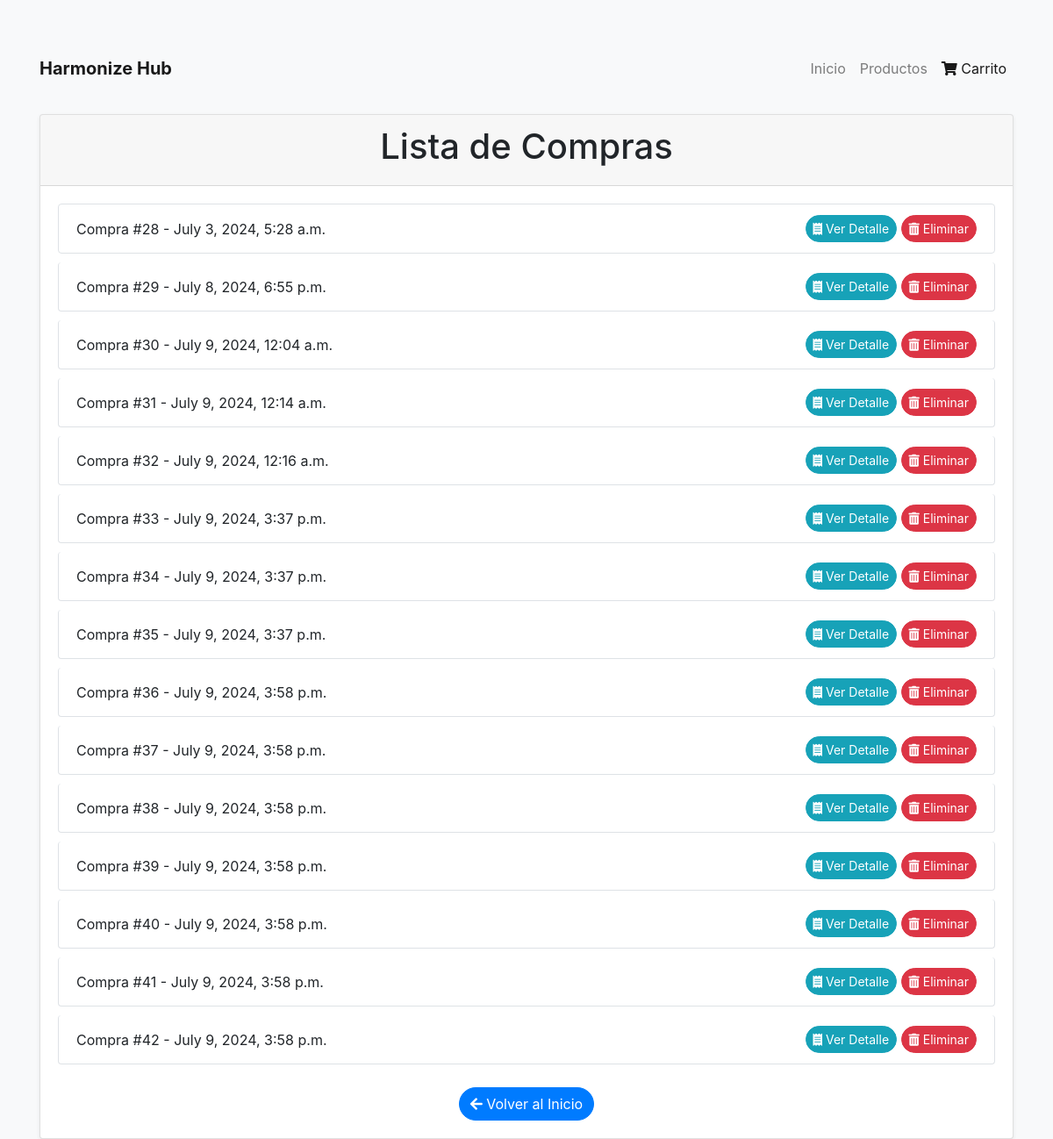
The app's page /miapp/compras/ (signed in) with its own data.
### miapp/models.py (models this page shows, shortened)
class Compra(models.Model):
    usuario = models.ForeignKey(UsuarioAdmin, on_delete=models.CASCADE)
    productos = models.ManyToManyField(Producto, through='DetalleCompra')
    fecha = models.DateTimeField(auto_now_add=True)
    total = models.DecimalField(max_digits=10, decimal_places=2, default=0)

### miapp/views.py (the view)
# urls.py: path('compras/', lista_compras, name='lista_compras'),
@login_required
def lista_compras(request):
    compras = Compra.objects.all()
    return render(request, 'lista_compras.html', {'compras': compras})

### miapp/templates/lista_compras.html (shortened to what this page needs)
<!DOCTYPE html>
<html lang="es">
<head>
    <link rel="stylesheet" href="https://stackpath.bootstrapcdn.com/bootstrap/4.5.2/css/bootstrap.min.css">
    <link rel="stylesheet" href="https://cdnjs.cloudflare.com/ajax/libs/font-awesome/5.15.3/css/all.min.css">
</head>
<body>
    <nav class="navbar navbar-expand-lg navbar-light bg-light">
        <div class="container">
            <a class="navbar-brand" href="{% url 'index' %}">Harmonize Hub</a>
            <div class="collapse navbar-collapse" id="navbarSupportedContent">
                <ul class="navbar-nav ml-auto">
                    <li class="nav-item">
                        <a class="nav-link" href="{% url 'index' %}">Inicio</a>
                    </li>
                    {% if user.is_staff %}
                    <li class="nav-item">
                        <a class="nav-link" href="{% url 'lista_productos' %}">Productos</a>
                    </li>
                    {% endif %}
                    <li class="nav-item active">
                        <a class="nav-link" href="{% url 'ver_carrito' %}"><i class="fas fa-shopping-cart"></i> Carrito</a>
                    </li>
                </ul>
            </div>
        </div>
    </nav>
    <div class="container mt-4">
        <div class="card">
            <div class="card-header text-center">
                <h1>Lista de Compras</h1>
            </div>
            <div class="card-body">
                <ul class="list-group mb-3">
                    {% for compra in compras %}
                    <li class="list-group-item d-flex justify-content-between align-items-center">
                        <span>Compra #{{ compra.id }} - {{ compra.fecha }}</span>
                        <div>
                            <a href="{% url 'detalle_compra' compra.id %}" class="btn btn-info btn-sm"><i class="fas fa-receipt"></i> Ver Detalle</a>
                            <form method="post" action="{% url 'eliminar_compra' compra.id %}" style="display:inline;" onsubmit="return confirm('¿Estás seguro que quieres eliminar esta compra?');">
                                <button type="submit" class="btn btn-danger btn-sm"><i class="fas fa-trash-alt"></i> Eliminar</button>
                            </form>
                        </div>
                    </li>
                    {% endfor %}
                </ul>
                <div class="text-center">
                    <a href="{% url 'index' %}" class="btn btn-primary"><i class="fas fa-arrow-left"></i> Volver al Inicio</a>
                </div>
            </div>
        </div>
    </div>
</body>
</html>

### miapp/templates/lista_compras.html (style rules this page uses)
body { background-color: #f8f9fa; }
.container { margin-top: 50px; }
.card { box-shadow: 0 0.125rem 0.25rem rgba(0, 0, 0, 0.075); }
.navbar-brand { font-weight: bold; }
.btn-primary, .btn-secondary, .btn-info, .btn-danger { border-radius: 50px; }
.list-group-item { border: 1px solid #dee2e6; border-radius: 0.25rem; margin-bottom: 10px; }

### records on screen
Compra: id "28", fecha "July 3, 2024, 5:28 a.m."
Compra: id "29", fecha "July 8, 2024, 6:55 p.m."
Compra: id "30", fecha "July 9, 2024, 12:04 a.m."
Compra: id "31", fecha "July 9, 2024, 12:14 a.m."
Compra: id "32", fecha "July 9, 2024, 12:16 a.m."
Compra: id "33", fecha "July 9, 2024, 3:37 p.m."
Compra: id "34", fecha "July 9, 2024, 3:37 p.m."
Compra: id "35", fecha "July 9, 2024, 3:37 p.m."
Compra: id "36", fecha "July 9, 2024, 3:58 p.m."
Compra: id "37", fecha "July 9, 2024, 3:58 p.m."
Compra: id "38", fecha "July 9, 2024, 3:58 p.m."
Compra: id "39", fecha "July 9, 2024, 3:58 p.m."
Compra: id "40", fecha "July 9, 2024, 3:58 p.m."
Compra: id "41", fecha "July 9, 2024, 3:58 p.m."
Compra: id "42", fecha "July 9, 2024, 3:58 p.m."
